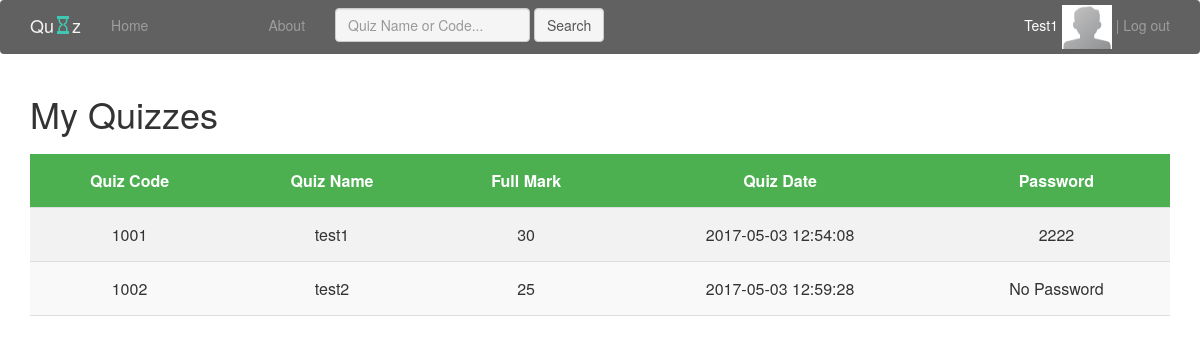
The page /view/MyQuizzes.php?name=dr.maher (signed in) on the database as committed earlier.
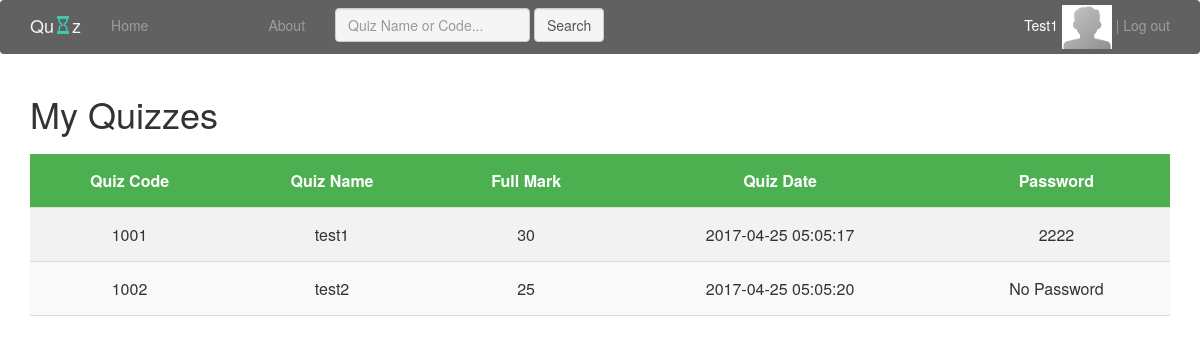
The same page on the database as committed later.
### tables this page shows
CREATE TABLE `quizzes` (
  `quiz_id` int(11) NOT NULL,
  `quiz_name` varchar(100) NOT NULL,
  `doctor_id` int(11) NOT NULL,
  `password` int(11) DEFAULT NULL,
  `date` timestamp NOT NULL DEFAULT CURRENT_TIMESTAMP ON UPDATE CURRENT_TIMESTAMP,
  `full_mark` int(11) NOT NULL,
  `doctor_name` varchar(100) NOT NULL,
  `state` varchar(20) NOT NULL
);

### controller/MyQuizzesOperations.php (called while the page is built, shortened)
<?php
class MyQuizzesOperations {
    public static function getMyQuizzes($doctorName) {
        include '../include/vars.php';
        $conn = new mysqli($host, $username, $password, $dbname);
        $query = "SELECT quiz_id, quiz_name, full_mark, date, password from quizzes "
                . "where doctor_name = '" . $doctorName . "'";
        $result = mysqli_query($conn, $query);
        if (mysqli_error($conn)) {
            echo 'My Quizzes OperationsError !!';
            return NULL;
        } else {
            return $result;
        }
    }
}
?>

### view/MyQuizzes.php (the view, shortened to what this page needs)
<?php include './Header.php'; ?>
<html>
    <head>
    </head>
    <body >
       <?php
        if (isset($_GET['name'])) {
            $doctorName = $_GET['name'];
        } else {
            $doctorName = $_SESSION['username'];
        }
        ?>
        <div class="container">
            <h1> My Quizzes <h1>
                    <table class="table-striped">
                            <th>Quiz Code</th>
                            <th>Quiz Name</th>
                            <th>Full Mark</t>
                            <th>Quiz Date</th>
                            <th>Password</th>
                        <?php
                        include '../controller/MyQuizzesOperations.php';
                        $reult = MyQuizzesOperations::getMyQuizzes($doctorName);
                        if (!$reult) {
                            echo 'error2';
                        } else {
                            while ($row = mysqli_fetch_array($reult, 1)) {
                                echo "<tr>";
                                echo "<td>" . $row['quiz_id'] . "</td>";
                                echo "<td>" . $row['quiz_name'] . "</td>";
                                echo "<td>" . $row['full_mark'] . "</td>";
                                echo "<td>" . $row['date'] . "</td>";
                                if ($row['password']) {
                                    echo "<td>" . $row['password'] . "</td>";
                                } else {
                                    echo "<td>" . 'No Password' . "</td>";
                                }
                                echo "</tr>";
                            }
                        }
                        ?>
                    </table>
                    </div>
                    <link href="../recources/js/bootstrap.min.js" rel="stylesheet" type="text/javascript"/>
                    </body>
                    </html>

Rows that differ between the two databases and show on the page:
changed quizzes "test1": date "2017-05-03 12:54:08" → "2017-04-25 05:05:17"
changed quizzes "test2": date "2017-05-03 12:59:28" → "2017-04-25 05:05:20"
